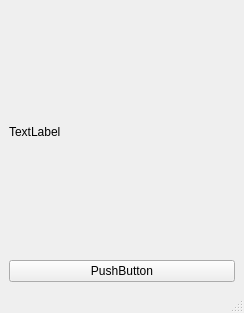
<?xml version="1.0" encoding="UTF-8"?>
<ui version="4.0">
 <class>MainWindow</class>
 <widget class="QMainWindow" name="MainWindow">
  <property name="geometry">
   <rect>
    <x>0</x>
    <y>0</y>
    <width>244</width>
    <height>313</height>
   </rect>
  </property>
  <property name="windowTitle">
   <string>MainWindow</string>
  </property>
  <widget class="QWidget" name="centralwidget">
   <layout class="QVBoxLayout" name="verticalLayout">
    <item>
     <widget class="QLabel" name="label">
      <property name="text">
       <string>TextLabel</string>
      </property>
     </widget>
    </item>
    <item>
     <widget class="QPushButton" name="pushButton">
      <property name="text">
       <string>PushButton</string>
      </property>
     </widget>
    </item>
   </layout>
  </widget>
  <widget class="QMenuBar" name="menubar">
   <property name="geometry">
    <rect>
     <x>0</x>
     <y>0</y>
     <width>244</width>
     <height>22</height>
    </rect>
   </property>
  </widget>
  <widget class="QStatusBar" name="statusbar"/>
 </widget>
 <resources/>
 <connections/>
</ui>
